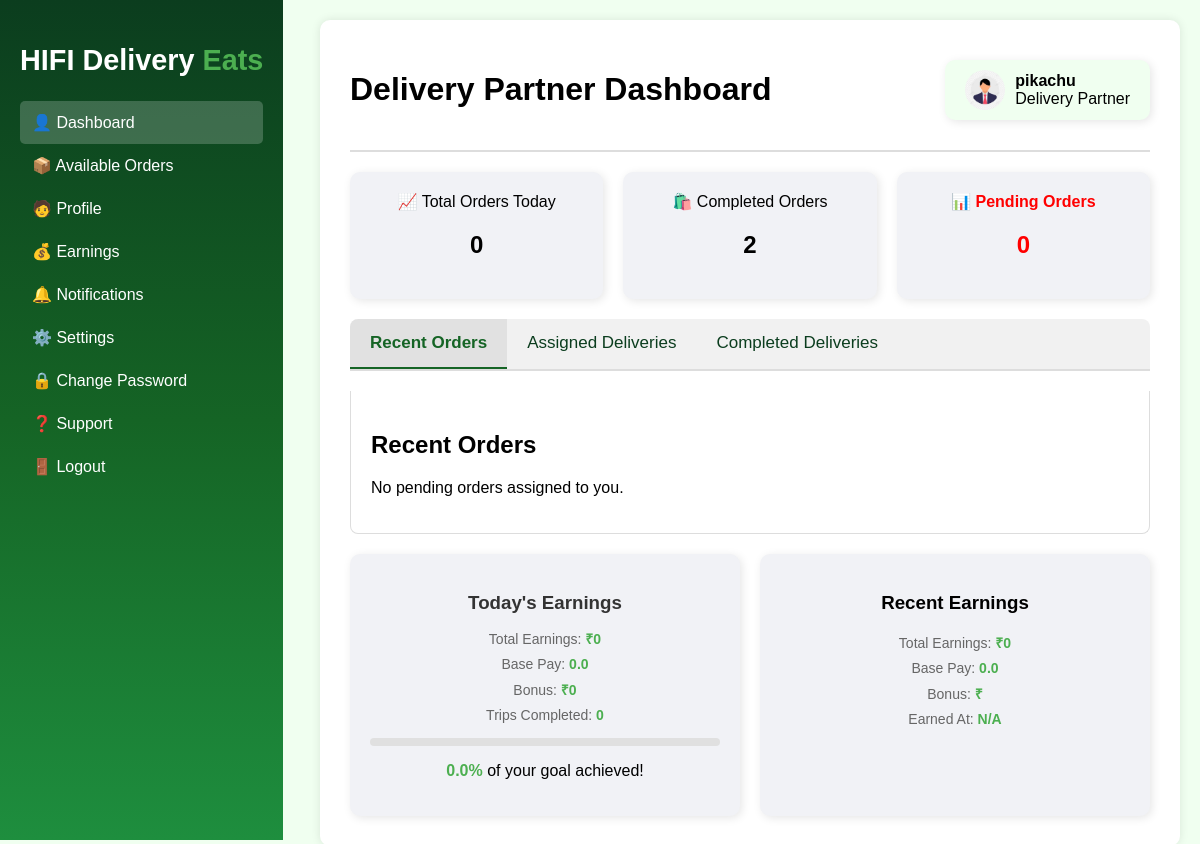
The app's page /delivery-agent (signed in) with its own data.
### models.py (models this page shows, shortened)
class DeliveryAgent(UserMixin, db.Model):
    __tablename__ = 'delivery_agent'
    id = db.Column(db.Integer, primary_key=True)
    username = db.Column(db.String(100))
    email = db.Column(db.String(100), unique=True)
    phone = db.Column(db.Integer, unique=True, nullable=False)
    password = db.Column(db.String(100), nullable=False)
    image = db.Column(db.String(255), nullable=True, server_default='')
    bio = db.Column(db.Text, nullable=True, server_default='')
    delivery_area = db.Column(db.String(100), nullable=False)
    available_slots = db.Column(db.Boolean, nullable=False, default=True)
    id_proof = db.Column(db.String(12), nullable=False, server_default='')
    is_approved = db.Column(db.Boolean, nullable=False, server_default='0')
    is_active = db.Column(db.Boolean, nullable=False, server_default='1')

### routes.py (the view)
    @app.route('/delivery-agent')
    def delivery_agent():
        agent = DeliveryAgent.query.get(current_user.id)
        address_subquery = (
            db.session.query(
                Address.customer_id,
                func.min(Address.address_line).label("customer_address")
            )
            .group_by(Address.customer_id)
            .subquery()
        )
        pending_orders = (
            db.session.query(
                Order.id.label("order_id"),
                Customer.id.label("customer_id"),
                Customer.username.label("customer_name"),
                Customer.phone.label("customer_phone"),
                address_subquery.c.customer_address,
                Order.status.label("order_status"),
                Order.total_price.label("order_total"),
                Order.delivery_location.label("delivery_location"),
                Order.created_at.label("order_date"),
            )
            .join(Customer, Order.user_id == Customer.id)
            .outerjoin(address_subquery, address_subquery.c.customer_id == Customer.id)
            .filter(Order.delivery_agent_id == current_user.id, Order.status == "Pending")
            .all()
        )
        assigned_orders = (
            db.session.query(
                Order.id.label("order_id"),
                Customer.id.label("customer_id"),
                Customer.username.label("customer_name"),
                Customer.phone.label("customer_phone"),
                Address.address_line.label("customer_address"),
                Order.status.label("order_status"),
                Order.total_price.label("order_total"),
                Order.delivery_location.label("delivery_location"),
                Order.created_at.label("order_date"),
            )
            .join(Customer, Order.user_id == Customer.id)
            .outerjoin(Address, Address.customer_id == Customer.id)
            .filter(Order.delivery_agent_id == current_user.id, Order.status == "Accepted")
            .group_by(Order.id, Customer.id)
            .all()
        )
        completed_orders = (
            db.session.query(
                Order.id.label("order_id"),
                Customer.id.label("customer_id"),
                Customer.username.label("customer_name"),
                Customer.phone.label("customer_phone"),
                Address.address_line.label("customer_address"),
                Order.delivery_status.label("order_status"),
                Order.total_price.label("order_total"),
                Order.delivery_location.label("delivery_location"),
                Order.created_at.label("order_date"),
            )
            .join(Customer, Order.user_id == Customer.id)
            .outerjoin(Address, Address.customer_id == Customer.id)
            .filter(Order.delivery_agent_id == current_user.id, Order.delivery_status == "Delivered")
            .group_by(Order.id, Customer.id)
            .all()
        )
        today = datetime.datetime.now()
        todays_deliveries_count = (
            db.session.query(Order)
            .filter(
                Order.delivery_agent_id == current_user.id,
                db.func.date(Order.created_at) == today,
                Order.status == "Delivered"  # Adjust if your status differs
            )
            .count()
        )
        pending_count = (
            db.session.query(Order)
            .filter(Order.delivery_agent_id == current_user.id, Order.status == "Pending")
            .count()
        )
        completed_count = (
            db.session.query(Order)
            .filter(Order.delivery_agent_id == current_user.id, Order.delivery_status == "Delivered")
            .count()
        )
        today_earnings = db.session.query(
            func.coalesce(func.sum(Earnings.base_pay), 0).label("base_pay"),
            func.coalesce(func.sum(Earnings.bonus), 0).label("bonus"),
            func.count(Earnings.id).label("delivery_count")
        ).filter(
            Earnings.delivery_agent_id == current_user.id,
            func.date(Earnings.earned_at) == func.date(func.now())
        ).first()
        recent_earning = Earnings.query.filter(
            Earnings.delivery_agent_id == current_user.id
        ).order_by(Earnings.earned_at.desc()).first()
        print(today_earnings)
        return render_template(
            'delivery_agent/dashboard.html',
            user=agent,
            pending_orders=pending_orders,
            assigned_orders=assigned_orders,
            completed_orders=completed_orders,
            todays_deliveries_count=todays_deliveries_count,
            pending_count=pending_count,
            completed_count=completed_count,
            timedelta=datetime.timedelta,
            earnings=today_earnings,
            recent_earnings=recent_earning
        )

### templates/delivery_agent/dashboard.html (shortened to what this page needs)
{% extends "delivery_agent/index.html" %} {% block content %}
<header>
  <h1>Delivery Partner Dashboard</h1>
  <div class="admin-card">
    <img
      src="{{url_for('static', filename=user.image) or 'https://img.lovepik.com/element/45001/3052.png_860.png'}}"
      alt="Profile"
      class="profile-image"
    />
    <div class="admin-info">
      <p><strong>{{ user.username }}</strong></p>
      <p class="role">Delivery Partner</p>
    </div>
  </div>
</header>
<section class="dashboard-stats">
  <div class="card">
    📈 Total Orders Today
    <h2>{{ todays_deliveries_count }}</h2>
  </div>
  <div class="card completed">
    🛍️ Completed Orders
    <h2>{{ completed_count }}</h2>
  </div>
  <div class="card pending">
    📊 Pending Orders
    <h2>{{ pending_count }}</h2>
  </div>
</section>
<div class="tab">
  <button class="tablinks" onclick="openTab(event, 'recent')" id="defaultOpen">
    Recent Orders
  </button>
  <button class="tablinks" onclick="openTab(event, 'assigned')">
    Assigned Deliveries
  </button>
  <button class="tablinks" onclick="openTab(event, 'completed')">
    Completed Deliveries
  </button>
</div>
<div id="recent" class="tabcontent">
  <h2>Recent Orders</h2>
  {% if pending_orders %}
  <table>
    <thead>
      <tr>
        <th>Order ID</th>
        <th>Order Time</th>
        <th>Customer Details</th>
        <th>Delivery Location</th>
        <th>Status</th>
        <th>Action</th>
      </tr>
    </thead>
    <tbody>
      {% for order in pending_orders %}
      <tr>
        <td>OD{{ order.order_id }}</td>
        <td>{{ order.order_date.strftime('%Y-%m-%d %H:%M:%S') }}</td>
        <td>
          {{ order.customer_name }}<br />
          {{ order.customer_phone }}
        </td>
        <td>{{ order.delivery_location }}</td>
        <td>
          {% if order.order_status == "Pending" %}
          <span class="status-value pending">{{ order.order_status }}</span>
          {% elif order.order_status == "Completed" %}
          <span class="status-value completed">{{ order.order_status }}</span>
          {% elif order.order_status == "In Progress" %}
          <span class="status-value in-progress">{{ order.order_status }}</span>
          {% else %}
          <span class="status-value">{{ order.order_status }}</span>
          {% endif %}
        </td>
        <td>
          <a
            href="{{ url_for('delivery_partner_order_detail', order_id=order.order_id) }}"
            >Details</a
          >
        </td>
      </tr>
      {% endfor %}
    </tbody>
  </table>
  {% else %}
  <p>No pending orders assigned to you.</p>
  {% endif %}
</div>
<div class="side-info">
  <div class="side-card earnings-card">
    <h3>Today's Earnings</h3>
    <div class="earnings-details">
      <p>
        Total Earnings:
        <span class="highlight">
          ₹{{ (recent_earnings.base_pay | default(0)) + (recent_earnings.bonus | default(0)) }}
        </span>
      </p>
      {% if earnings and earnings.base_pay %}
      <p>Base Pay: <span class="highlight">₹{{ earnings.base_pay }}</span></p>
      {% else %}
      <p>Base Pay: <span class="highlight">0.0</span></p>
      {% endif %}
      <p>Bonus: <span class="highlight">₹{{ earnings.bonus }}</span></p>
      <p>
        Trips Completed:
        <span class="highlight">{{ earnings.delivery_count }}</span>
      </p>
    </div>
    <div class="progress-bar">
    </div>
    <p>
      <span class="highlight">
        {{ ((earnings.base_pay + earnings.bonus) / 1500 * 100)|round(0, 'floor')
        }}%
      </span>
      of your goal achieved!
    </p>
  </div>
  <div class="side-card recent-earnings-card">
    <h3>Recent Earnings</h3>
    <div class="earnings-details">
      <p>
        Total Earnings:
        <span class="highlight">
          ₹{{ (recent_earnings.base_pay | default(0)) + (recent_earnings.bonus | default(0)) }}
        </span>
      </p>
      {% if earnings and earnings.base_pay %}
      <p>Base Pay: <span class="highlight">₹{{ earnings.base_pay }}</span></p>
      {% else %}
      <p>Base Pay: <span class="highlight">0.0</span></p>
      {% endif %}
      <p>Bonus: <span class="highlight">₹{{ recent_earnings.bonus }}</span></p>
      <p>
        Earned At:
        <span class="highlight">
          {% if recent_earnings.earned_at %} {{
          recent_earnings.earned_at.strftime('%Y-%m-%d') }} {% else %} N/A {%
          endif %}
        </span>
      </p>
    </div>
  </div>
  {% endblock content %}

### static/css/delivery_agent/index.css (style rules this page uses)
body { font-family: 'Poppins', sans-serif; margin: 0; background: #f0fff0; }
header { display: flex; justify-content: space-between; align-items: center; padding-bottom: 20px; border-bottom: 2px solid #ddd; }
.dashboard-stats { display: flex; gap: 20px; margin: 20px 0; }
.card { background: #f1f2f6; padding: 20px; border-radius: 10px; box-shadow: 2px 2px 10px rgba(0,0,0,0.1); flex: 1; text-align: center; transition: 0.3s; }
.admin-card { background: #f0fff0; padding: 10px 20px; border-radius: 10px; box-shadow: 2px 2px 10px rgba(0,0,0,0.1); display: flex; align-items: center; gap: 10px; transition: 0.3s; }
.admin-card p { margin: 0; }
.pending { color: red; font-weight: bold; }
.side-info { display: flex; gap: 20px; margin-top: 20px; }
.side-card { background: #f1f2f6; padding: 20px; border-radius: 10px; box-shadow: 2px 2px 10px rgba(0,0,0,0.1); flex: 1; transition: 0.3s; text-align: center; }
.highlight { color: #ffffff; }
.profile-image { width: 40px; height: 40px; border-radius: 50%; object-fit: cover; }
.admin-info { display: flex; flex-direction: column; }
.tab { overflow: hidden; border-bottom: 2px solid #ddd; background-color: #f1f1f1; margin-bottom: 20px; border-radius: 8px 8px 0 0; }
.tab button { background-color: inherit; float: left; border: none; outline: none; cursor: pointer; padding: 14px 20px; transition: background-color 0.3s, color 0.3s; font-size: 17px; color: #0b3d1e; }
.tab button.active { background-color: #cccccc6e; color: #156425; font-weight: bold; border-bottom: 2px solid #156425; }
.tabcontent { display: none; padding: 20px; border: 1px solid #ddd; border-top: none; animation: fadeEffect 0.5s; background: #ffffff; border-radius: 0 0 8px 8px; }
.side-info { display: flex; flex-wrap: wrap; gap: 20px; margin-top: 20px; }
.side-card { background: #f1f2f6; padding: 20px; border-radius: 10px; box-shadow: 2px 2px 10px rgba(0,0,0,0.1); flex: 1; min-width: 280px; transition: 0.3s; text-align: center; }
.earnings-card h3 { margin-bottom: 15px; color: #333; font-weight: 600; }
.earnings-details p { font-size: 14px; color: #666; margin: 8px 0; }
.highlight { color: #4caf50; font-weight: bold; }
.progress-bar { background-color: #e0e0e0; border-radius: 6px; height: 8px; margin: 15px 0; overflow: hidden; position: relative; }

### records on screen
DeliveryAgent: image (picture), username "pikachu"

### other values on screen
{{ todays_deliveries_count }} "0"
{{ completed_count }} "2"
{{ pending_count }} "0"
{{ earnings.bonus }} "0"
{{ earnings.delivery_count }} "0"
{{ ((earnings.base_pay + earnings.bonus) / 1500 * 100)|round(0, 'floor') }} "0.0"
